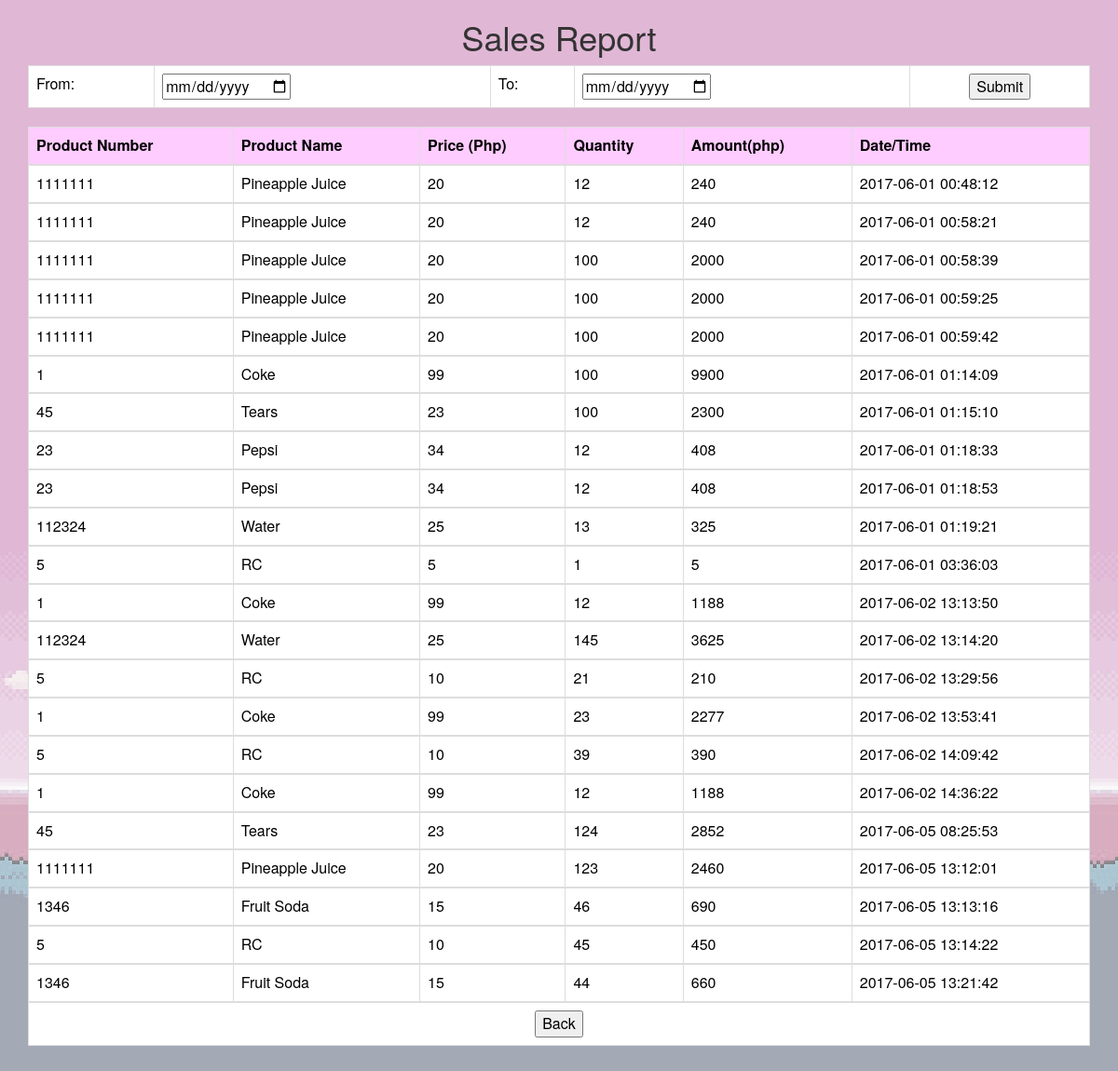
Screenshot of /searchdate.php with the database file from the repository.
### tables this page shows
CREATE TABLE `sales_report` (
  `prd_num` int(11) NOT NULL,
  `item_name` varchar(100) NOT NULL,
  `price` float NOT NULL,
  `qty_buy` int(100) NOT NULL,
  `Date_Purchase` datetime NOT NULL DEFAULT CURRENT_TIMESTAMP
);

### searchdate.php (the view, shortened to what this page needs)
<?php
$con = mysql_connect("localhost","root","");
?>
<?php
 $data = "select * from sales_report ";
 $result = mysql_query($data, $con);
 ?>
 <html>
  <head>
<center><h1>Sales Report</h1></center>
  <link rel="stylesheet" href="https://maxcdn.bootstrapcdn.com/bootstrap/3.3.7/css/bootstrap.min.css">
  </head>
  <body background="bg7.jpg">
<form action="sample111.php" method="post">
<div class="container">
<table class="table table-bordered">
<tr>
<td>From:</td><td><input type="date" name="fdate" required /></td>
<td>To:</td> <td><input type="date" name="tdate" required /></td>
<td colspan=2><center><input type="submit" /></center></td>
 </tr>
<div class="container">
<table class="table table-bordered">
    <thead>
      <tr>
         <th>Product Number</th>
         <th>Product Name</th>
         <th>Price (Php)</th>
         <th>Quantity</th>
		 <th>Amount(php)</th>
		 <th>Date/Time</th>
      </tr>
	  </thead>
     <?php
     while($row = mysql_fetch_array($result))
     {
     ?>
      <tbody><tr>
         <td><?php echo $row["prd_num"]; ?></td>
         <td><?php echo $row["item_name"]; ?></td>
         <td><?php echo $row["price"]; ?></td>
         <td><?php echo $row["qty_buy"]; ?></td>
		 <td><?php echo $row['price'] * $row['qty_buy']; ?></td>
		  <td><?php echo $row["Date_Purchase"]; ?></td>
      </tr> </tbody>
     <?php
     }
     ?>
	<tr><td colspan=6><center><input type="button" name = "back" value="Back" onclick="location='firstpage.php'"/></center></td></tr>
	 </form>
  </body>
 </html>

### searchdate.php (style rules this page uses)
td { background-color: #FFFFFF; color: black; }
th { background-color: #ffccff; color: black; }

### rows the page displays
sales_report: prd_num "1111111", item_name "Pineapple Juice", price "20", qty_buy "12", $row['price'] * $row['qty_buy'] "240", Date_Purchase "2017-06-01 00:48:12"
sales_report: prd_num "1111111", item_name "Pineapple Juice", price "20", qty_buy "12", $row['price'] * $row['qty_buy'] "240", Date_Purchase "2017-06-01 00:58:21"
sales_report: prd_num "1111111", item_name "Pineapple Juice", price "20", qty_buy "100", $row['price'] * $row['qty_buy'] "2000", Date_Purchase "2017-06-01 00:58:39"
sales_report: prd_num "1111111", item_name "Pineapple Juice", price "20", qty_buy "100", $row['price'] * $row['qty_buy'] "2000", Date_Purchase "2017-06-01 00:59:25"
sales_report: prd_num "1111111", item_name "Pineapple Juice", price "20", qty_buy "100", $row['price'] * $row['qty_buy'] "2000", Date_Purchase "2017-06-01 00:59:42"
sales_report: prd_num "1", item_name "Coke", price "99", qty_buy "100", $row['price'] * $row['qty_buy'] "9900", Date_Purchase "2017-06-01 01:14:09"
sales_report: prd_num "45", item_name "Tears", price "23", qty_buy "100", $row['price'] * $row['qty_buy'] "2300", Date_Purchase "2017-06-01 01:15:10"
sales_report: prd_num "23", item_name "Pepsi", price "34", qty_buy "12", $row['price'] * $row['qty_buy'] "408", Date_Purchase "2017-06-01 01:18:33"
sales_report: prd_num "23", item_name "Pepsi", price "34", qty_buy "12", $row['price'] * $row['qty_buy'] "408", Date_Purchase "2017-06-01 01:18:53"
sales_report: prd_num "112324", item_name "Water", price "25", qty_buy "13", $row['price'] * $row['qty_buy'] "325", Date_Purchase "2017-06-01 01:19:21"
sales_report: prd_num "5", item_name "RC", price "5", qty_buy "1", $row['price']*$row['qty_buy'] "5", Date_Purchase "2017-06-01 03:36:03"
sales_report: prd_num "1", item_name "Coke", price "99", qty_buy "12", $row['price'] * $row['qty_buy'] "1188", Date_Purchase "2017-06-02 13:13:50"
sales_report: prd_num "112324", item_name "Water", price "25", qty_buy "145", $row['price'] * $row['qty_buy'] "3625", Date_Purchase "2017-06-02 13:14:20"
sales_report: prd_num "5", item_name "RC", price "10", qty_buy "21", $row['price'] * $row['qty_buy'] "210", Date_Purchase "2017-06-02 13:29:56"
sales_report: prd_num "1", item_name "Coke", price "99", qty_buy "23", $row['price'] * $row['qty_buy'] "2277", Date_Purchase "2017-06-02 13:53:41"
sales_report: prd_num "5", item_name "RC", price "10", qty_buy "39", $row['price'] * $row['qty_buy'] "390", Date_Purchase "2017-06-02 14:09:42"
sales_report: prd_num "1", item_name "Coke", price "99", qty_buy "12", $row['price'] * $row['qty_buy'] "1188", Date_Purchase "2017-06-02 14:36:22"
sales_report: prd_num "45", item_name "Tears", price "23", qty_buy "124", $row['price'] * $row['qty_buy'] "2852", Date_Purchase "2017-06-05 08:25:53"
sales_report: prd_num "1111111", item_name "Pineapple Juice", price "20", qty_buy "123", $row['price'] * $row['qty_buy'] "2460", Date_Purchase "2017-06-05 13:12:01"
sales_report: prd_num "1346", item_name "Fruit Soda", price "15", qty_buy "46", $row['price'] * $row['qty_buy'] "690", Date_Purchase "2017-06-05 13:13:16"
sales_report: prd_num "5", item_name "RC", price "10", qty_buy "45", $row['price'] * $row['qty_buy'] "450", Date_Purchase "2017-06-05 13:14:22"
sales_report: prd_num "1346", item_name "Fruit Soda", price "15", qty_buy "44", $row['price'] * $row['qty_buy'] "660", Date_Purchase "2017-06-05 13:21:42"
